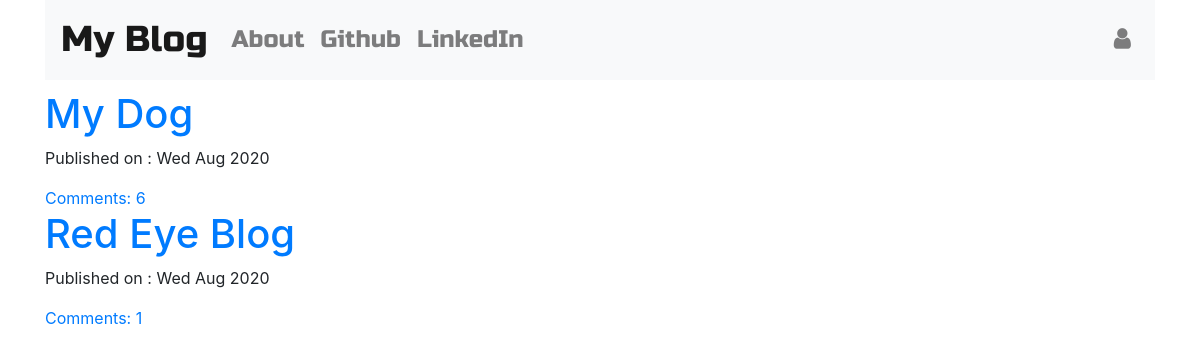
The page / on the database its author committed.
### Blog/models.py (models this page shows, shortened)
class Post(models.Model):
    auther=models.ForeignKey('auth.User',on_delete=models.CASCADE)
    title=models.CharField(max_length=200)
    text=models.CharField(max_length=10000)
    create_date=models.DateTimeField(default=timezone.now)
    publish_date=models.DateTimeField(null=True,blank=True)

### Blog/views.py (the view)
# urls.py: path('',views.PostListView.as_view(),name='post_list'),
class PostListView(ListView):
    model=Post
    def get_queryset(self):
        return Post.objects.filter(publish_date__lte=timezone.now()).order_by('-publish_date')

### Blog/templates/Blog/post_list.html
{% extends 'Blog/base.html' %}
{% block body %}
<div class="centerstage">
    {% for post in post_list %}
        <div class="post">
            <h1><a href="{% url 'post_detail' pk=post.pk%}">{{ post.title}}</a></h1>
            <div class="date">
                <p>Published on : {{post.publish_date|date:"D M Y"}}</p>
            </div>
            <a href="{% url 'post_detail' pk=post.pk %}">Comments: {{ post.comments.count }}</a>
        </div>
    {% endfor %}
</div>
{% endblock  %}

### Blog/static/css/Blog.css (style rules this page uses)
.centerstage { margin-left: auto; margin-right: auto; }

### rows shown on the page
Post: title "My Dog", publish_date "Wed Aug 2020", comments.count "6"
Post: title "Red Eye Blog", publish_date "Wed Aug 2020", comments.count "1"
